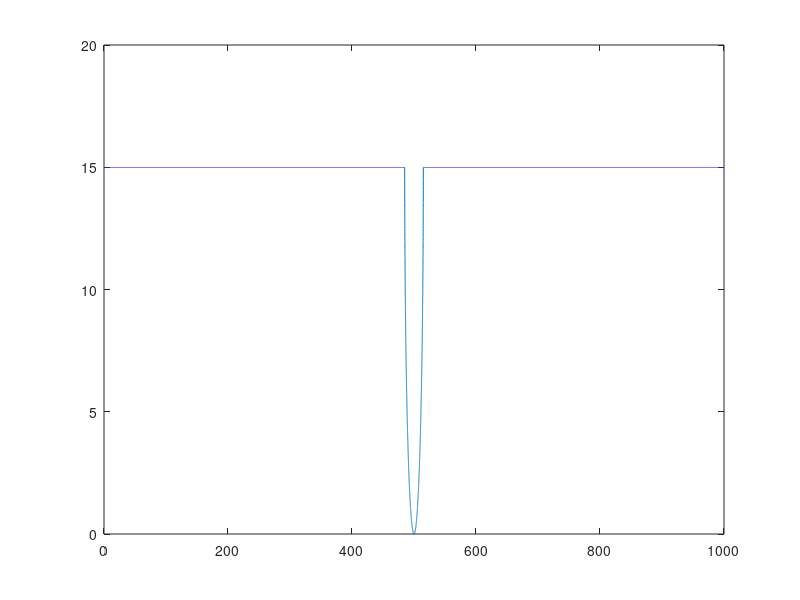

Write MATLAB code to recreate this figure.
clear all

Depth=0.2;      %mm

R=15;          %mm

X0=500;

X=0:0.01:1000;     %mm

Z=R-real((R^2-(X-X0).^2).^0.5);

FOV=max(X(Z<Depth))-min(X(Z<Depth));

plot(X,Z);
